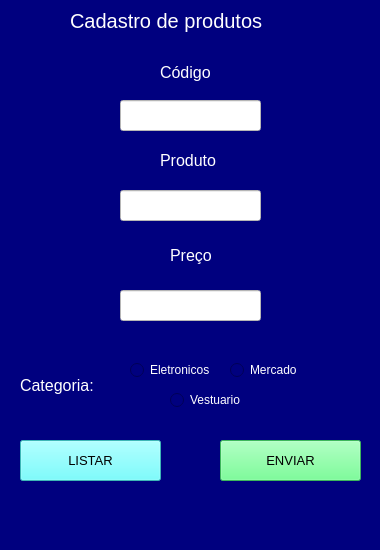
<?xml version="1.0" encoding="UTF-8"?>
<ui version="4.0">
 <class>MainWindow</class>
 <widget class="QMainWindow" name="MainWindow">
  <property name="geometry">
   <rect>
    <x>0</x>
    <y>0</y>
    <width>380</width>
    <height>550</height>
   </rect>
  </property>
  <property name="windowTitle">
   <string>MainWindow</string>
  </property>
  <property name="styleSheet">
   <string notr="true">background-color: rgb(0, 0, 127);
color: rgb(255, 255, 255);</string>
  </property>
  <widget class="QWidget" name="centralwidget">
   <widget class="QLabel" name="label">
    <property name="geometry">
     <rect>
      <x>70</x>
      <y>0</y>
      <width>241</width>
      <height>41</height>
     </rect>
    </property>
    <property name="font">
     <font>
      <pointsize>15</pointsize>
      <weight>50</weight>
      <bold>false</bold>
      <kerning>true</kerning>
     </font>
    </property>
    <property name="styleSheet">
     <string notr="true">color: rgb(255, 255, 255);</string>
    </property>
    <property name="text">
     <string>Cadastro de produtos</string>
    </property>
   </widget>
   <widget class="QLabel" name="label_3">
    <property name="geometry">
     <rect>
      <x>160</x>
      <y>150</y>
      <width>71</width>
      <height>21</height>
     </rect>
    </property>
    <property name="font">
     <font>
      <pointsize>12</pointsize>
     </font>
    </property>
    <property name="text">
     <string>Produto</string>
    </property>
   </widget>
   <widget class="QLabel" name="label_2">
    <property name="geometry">
     <rect>
      <x>160</x>
      <y>60</y>
      <width>71</width>
      <height>24</height>
     </rect>
    </property>
    <property name="font">
     <font>
      <pointsize>12</pointsize>
     </font>
    </property>
    <property name="text">
     <string>Código</string>
    </property>
   </widget>
   <widget class="QLabel" name="label_4">
    <property name="geometry">
     <rect>
      <x>170</x>
      <y>240</y>
      <width>51</width>
      <height>31</height>
     </rect>
    </property>
    <property name="font">
     <font>
      <pointsize>12</pointsize>
     </font>
    </property>
    <property name="text">
     <string>Preço</string>
    </property>
   </widget>
   <widget class="QLineEdit" name="lineEdit">
    <property name="geometry">
     <rect>
      <x>120</x>
      <y>100</y>
      <width>141</width>
      <height>31</height>
     </rect>
    </property>
    <property name="styleSheet">
     <string notr="true">background-color: rgb(255, 255, 255);
color: rgb(0, 0, 0);</string>
    </property>
    <property name="text">
     <string/>
    </property>
   </widget>
   <widget class="QLineEdit" name="lineEdit_2">
    <property name="geometry">
     <rect>
      <x>120</x>
      <y>190</y>
      <width>141</width>
      <height>31</height>
     </rect>
    </property>
    <property name="styleSheet">
     <string notr="true">background-color: rgb(255, 255, 255);
color: rgb(0, 0, 0);</string>
    </property>
   </widget>
   <widget class="QLineEdit" name="lineEdit_3">
    <property name="geometry">
     <rect>
      <x>120</x>
      <y>290</y>
      <width>141</width>
      <height>31</height>
     </rect>
    </property>
    <property name="styleSheet">
     <string notr="true">background-color: rgb(255, 255, 255);
color: rgb(0, 0, 0);</string>
    </property>
   </widget>
   <widget class="QLabel" name="label_5">
    <property name="geometry">
     <rect>
      <x>20</x>
      <y>370</y>
      <width>91</width>
      <height>31</height>
     </rect>
    </property>
    <property name="font">
     <font>
      <pointsize>12</pointsize>
     </font>
    </property>
    <property name="text">
     <string>Categoria:</string>
    </property>
   </widget>
   <widget class="QRadioButton" name="radioButton">
    <property name="geometry">
     <rect>
      <x>130</x>
      <y>360</y>
      <width>95</width>
      <height>20</height>
     </rect>
    </property>
    <property name="text">
     <string>Eletronicos</string>
    </property>
   </widget>
   <widget class="QRadioButton" name="radioButton_2">
    <property name="geometry">
     <rect>
      <x>230</x>
      <y>360</y>
      <width>95</width>
      <height>20</height>
     </rect>
    </property>
    <property name="text">
     <string>Mercado</string>
    </property>
   </widget>
   <widget class="QRadioButton" name="radioButton_3">
    <property name="geometry">
     <rect>
      <x>170</x>
      <y>390</y>
      <width>95</width>
      <height>20</height>
     </rect>
    </property>
    <property name="text">
     <string>Vestuario</string>
    </property>
   </widget>
   <widget class="QPushButton" name="pushButton">
    <property name="geometry">
     <rect>
      <x>220</x>
      <y>440</y>
      <width>141</width>
      <height>41</height>
     </rect>
    </property>
    <property name="font">
     <font>
      <pointsize>10</pointsize>
     </font>
    </property>
    <property name="styleSheet">
     <string notr="true">background-color: rgb(85, 255, 255);
background-color: rgb(85, 255, 127);
color: rgb(0, 0, 0);</string>
    </property>
    <property name="text">
     <string>ENVIAR</string>
    </property>
   </widget>
   <widget class="QPushButton" name="pushButton_3">
    <property name="geometry">
     <rect>
      <x>20</x>
      <y>440</y>
      <width>141</width>
      <height>41</height>
     </rect>
    </property>
    <property name="font">
     <font>
      <pointsize>10</pointsize>
     </font>
    </property>
    <property name="styleSheet">
     <string notr="true">background-color: rgb(85, 255, 255);
color: rgb(0, 0, 0);</string>
    </property>
    <property name="text">
     <string>LISTAR</string>
    </property>
   </widget>
  </widget>
  <widget class="QMenuBar" name="menubar">
   <property name="geometry">
    <rect>
     <x>0</x>
     <y>0</y>
     <width>380</width>
     <height>26</height>
    </rect>
   </property>
  </widget>
  <widget class="QStatusBar" name="statusbar"/>
 </widget>
 <resources/>
 <connections/>
</ui>
